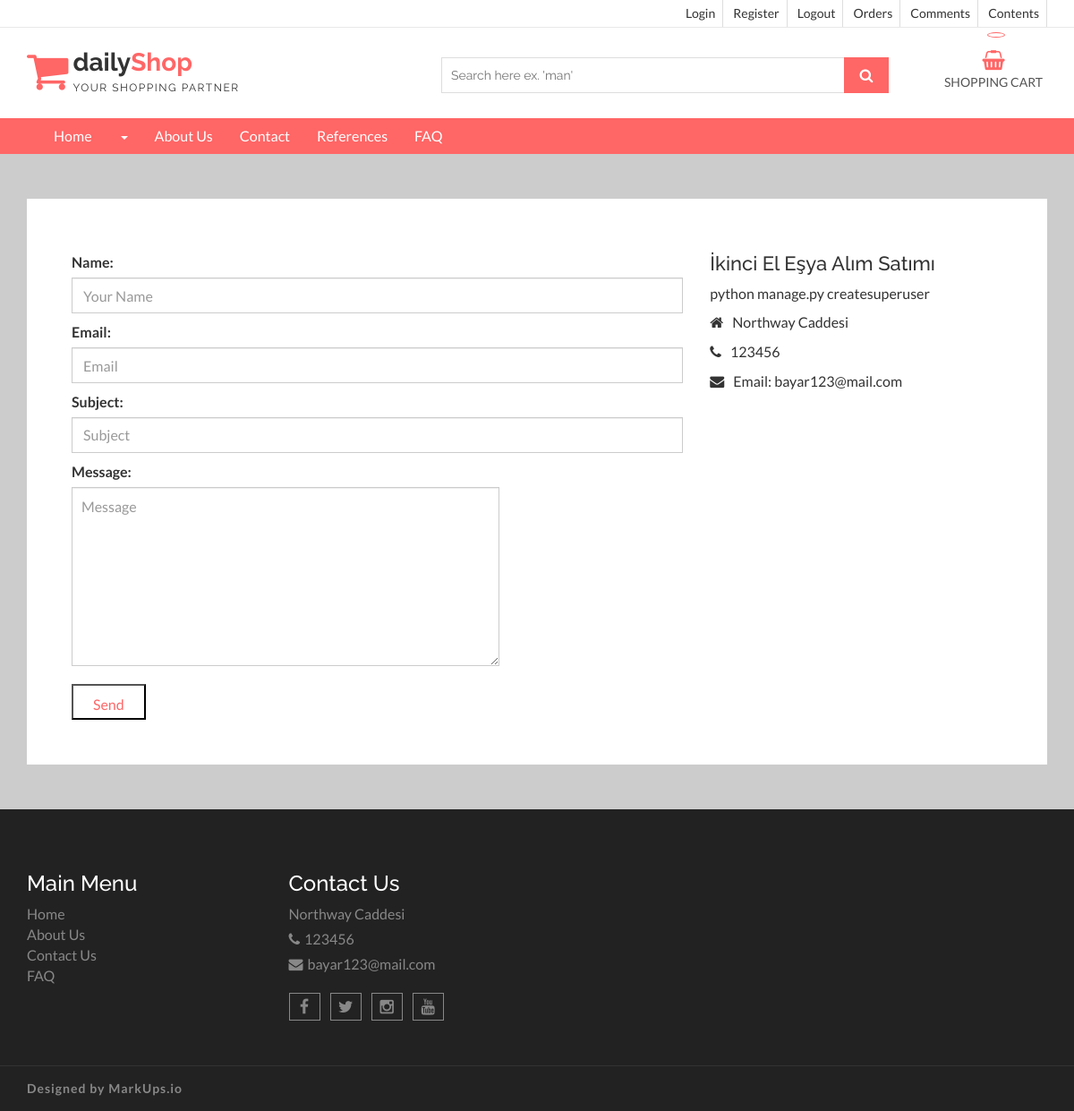
Page /contact/ on the committed database.
### home/models.py (models this page shows, shortened)
class Setting(models.Model):
    STATUS = (
        ('True', 'Evet'),
        ('False', 'Hayır'),
    )
    title = models.CharField(max_length=150)
    keywords = models.CharField(max_length=255)
    description = models.CharField(max_length=255)
    company = models.CharField(max_length=50)
    address = models.CharField(blank=True,max_length=150)
    phone = models.CharField(blank=True,max_length=15)
    fax = models.CharField(blank=True,max_length=15)
    email = models.CharField(blank=True,max_length=55)
    smtpserver = models.CharField(blank=True,max_length=30)
    smtpemail = models.CharField(blank=True,max_length=30)
    smtppassword = models.CharField(blank=True,max_length=30)
    smtpport = models.CharField(blank=True,max_length=30)
    icon = models.ImageField(blank=True,upload_to='images/')
    facebook = models.CharField(blank=True, max_length=30)
    instagram = models.CharField(blank=True, max_length=30)
    youtube = models.CharField(blank=True, max_length=30)
    twitter = models.CharField(blank=True, max_length=30)
    aboutus = RichTextUploadingField(blank=True)
    contact = RichTextUploadingField(blank=True)
    references = RichTextUploadingField(blank=True)
    status = models.CharField(max_length=10,choices=STATUS)
    create_at = models.DateTimeField(auto_now_add=True)
    update_at = models.DateTimeField(auto_now=True)

### home/views.py (the view, shortened to what this page needs)
# urls.py: path('contact/', views.contact, name='contact'),
def contact(request):
    setting = Setting.objects.get(pk=1)
    category = Category.objects.all()
    form = ContactForm()
    context = {'setting': setting,'form':form,'category':category}
    return render(request, 'contact.html', context)

### home/models.py
class ContactForm(ModelForm):
    class Meta:
        model = ContactFormMessage
        fields = ['name','email','subject','message']
        widgets = {
            'name' : TextInput(attrs={'class': 'form-control','placeholder':'Your Name'}),
            'subject' : TextInput(attrs={'class': 'form-control','placeholder':'Subject'}),
            'email' : TextInput(attrs={'class': 'form-control','placeholder':'Email'}),
            'message' : Textarea(attrs={'class': 'form-control','placeholder':'Message'})
        }

### home/templates/contact.html (shortened to what this page needs)
{% extends 'homebase.html' %}
{% block navbar %}
    {% include 'navbar.html' %}
{% endblock %}
{% block content %}
    <section id="aa-contact">
        <div class="container">
            <div class="row">
                <div class="col-md-12">
                    <div class="aa-contact-area">
                        <div class="aa-contact-address">
                            <div class="row">
                                <div class="col-md-8">
                                    <div class="aa-contact-address-left">
                                        <form class="comments-form contact-form" action="" method="post">
                                            {{ form.as_p }}
                                            <input type="submit" value="Send" class="aa-secondary-btn"></input>
                                        </form>
                                    </div>
                                </div>
                                <div class="col-md-4">
                                    <div class="aa-contact-address-right">
                                        <address>
                                            <h4>{{ setting.company }}</h4>
                                            <p>{{ setting.description }}</p>
                                            <p><span class="fa fa-home"></span>{{ setting.address }}</p>
                                            <p><span class="fa fa-phone"></span>{{ setting.phone }}</p>
                                            <p><span class="fa fa-envelope"></span>Email: {{ setting.email }}</p>
                                        </address>
                                    </div>
                                </div>
                            </div>
                        </div>
                    </div>
                </div>
            </div>
        </div>
    </section>
{% endblock %}

### home/templates/footer.html (shortened to what this page needs)
<footer id="aa-footer">
    <div class="aa-footer-top">
        <div class="container">
            <div class="row">
                <div class="col-md-12">
                    <div class="aa-footer-top-area">
                        <div class="row">
                            <div class="col-md-3 col-sm-6">
                                <div class="aa-footer-widget">
                                    <h3>Main Menu</h3>
                                    <ul class="aa-footer-nav">
                                        <li><a href="/">Home</a></li>
                                        <li><a href="/aboutus">About Us</a></li>
                                        <li><a href="/contact">Contact Us</a></li>
                                        <li><a href="/faq">FAQ</a></li>
                                    </ul>
                                </div>
                            </div>
                            <div class="col-md-3 col-sm-6">
                                <div class="aa-footer-widget">
                                    <div class="aa-footer-widget">
                                        <h3>Contact Us</h3>
                                        <address>
                                            <p> {{ setting.address }}</p>
                                            <p><span class="fa fa-phone"></span>{{ setting.phone }}</p>
                                            <p><span class="fa fa-envelope"></span>{{ setting.email }}</p>
                                        </address>
                                        <div class="aa-footer-social">
                                            <a href="{{ setting.facebook }}" target="blank"><span
                                                    class="fa fa-facebook"></span></a>
                                            <a href="{{ setting.twitter }}" target="blank"><span
                                                    class="fa fa-twitter"></span></a>
                                            <a href="{{ setting.instagram }}" target="blank"><span
                                                    class="fa fa-instagram"></span></a>
                                            <a href="{{ setting.youtube }}" target="blank"><span
                                                    class="fa fa-youtube"></span></a>
                                        </div>
                                    </div>
                                </div>
                            </div>
                        </div>
                    </div>
                </div>
            </div>
        </div>
    </div>
    <div class="aa-footer-bottom">
        <div class="container">
            <div class="row">
                <div class="col-md-12">
                    <div class="aa-footer-bottom-area">
                        <p>Designed by <a href="http://www.markups.io/">MarkUps.io</a></p>
                    </div>
                </div>
            </div>
        </div>
    </div>
</footer>
{% load static %}

### home/static/css/theme-color/default-theme.css (style rules this page uses)
.aa-secondary-btn { color: #ff6666; }

### rows in the picture
Setting: company "İkinci El Eşya Alım Satımı", description "python manage.py createsuperuser", address "Northway Caddesi", phone "123456", email "bayar123@mail.com"
